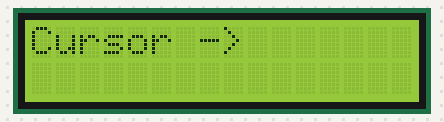
A sketch run on a simulated Arduino Mega 2560, built with avr-gcc and run on an emulated ATmega2560. Parts: 16×2 character LCD.

Above: at 0.1 s.
At 3.1 s:
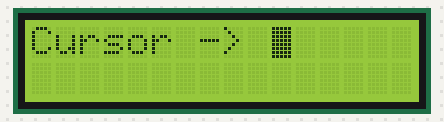

The sketch:

Ex35.ino
```cpp
/* Programa: Teste do Display de LCD - Cursor
 * Arduino : MEGA
 * Data    : 30/09/2019
 * Autor   : Rahul M. Juliato
 */

#include <LiquidCrystal.h>

const int rs = 24, en = 26, d4 = 36, d5 = 34, d6 = 32, d7 = 30;
LiquidCrystal lcd(rs, en, d4, d5, d6, d7);
void setup(){

  lcd.begin(16, 2);
  lcd.display();

}


void loop() {

  lcd.setCursor(0, 0);
  lcd.print("Cursor -> ");
  lcd.noBlink();
  delay(3000);
  lcd.blink();
  delay(3000);

}
```

Measured:
- what the display in image 1 shows lasts 3.0 s, from 3.1 s to 6.1 s
